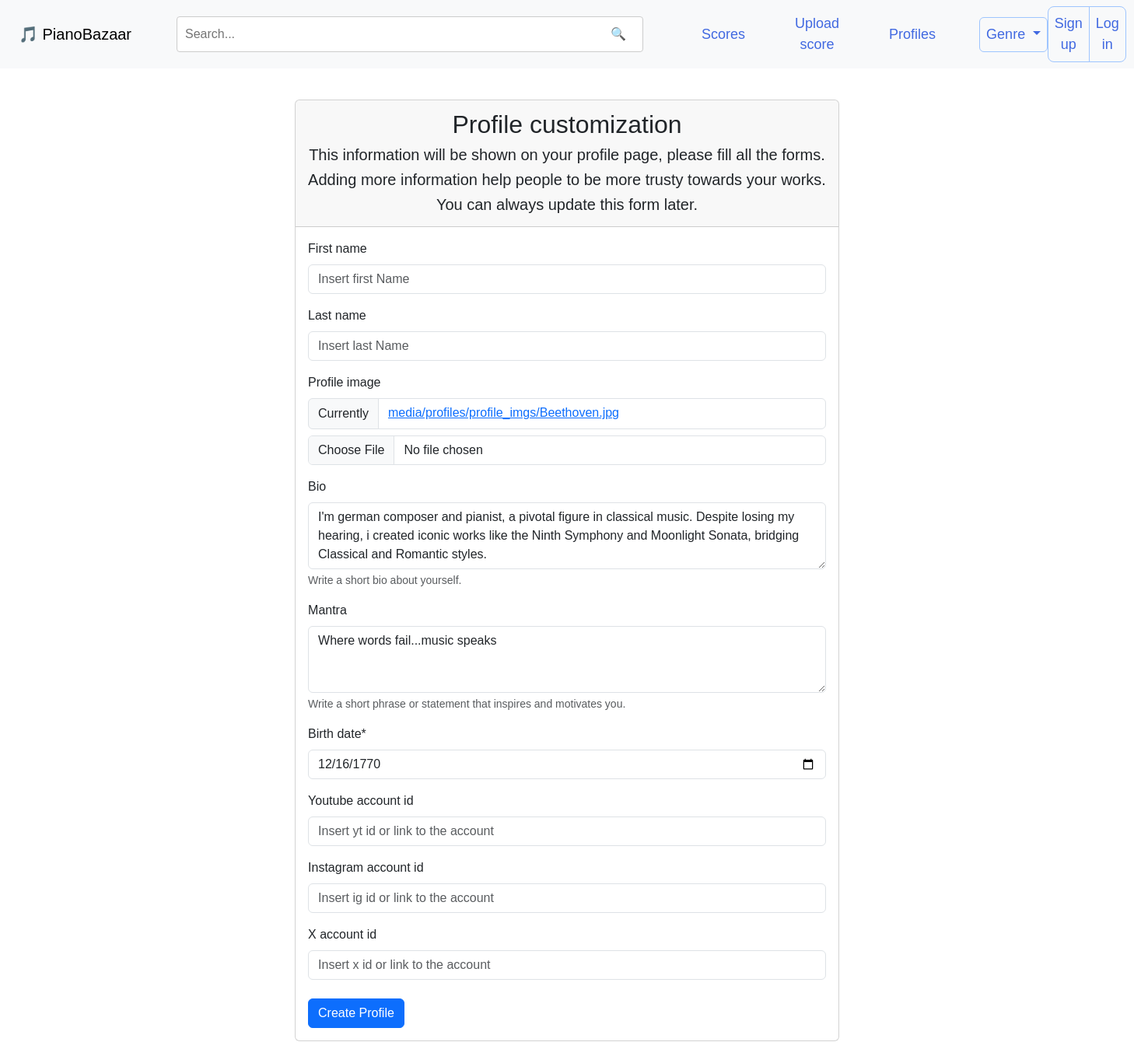
The app's page /profile/2996/ with its own data.
### sheetmusic/models.py (models this page shows, shortened)
class Profile(models.Model):
    user = models.OneToOneField(User, on_delete=models.CASCADE)
    profile_image = models.FileField(upload_to='media/profiles/profile_imgs', default='media/profiles/profile_imgs/profile-default.1024x1023.png', blank=True, null=True)
    bio = models.TextField(max_length=400, blank=True)
    mantra = models.TextField(max_length=100, blank=True)
    birth_date = models.DateField(null=True)
    youtube_account_id = models.CharField(max_length=30, blank=True, null=True)
    instagram_account_id = models.CharField(max_length=30, blank=True, null=True)
    x_account_id = models.CharField(max_length=30, blank=True, null=True)
    liked_scores = models.ManyToManyField('Score', related_name='liked_by', blank=True)
    shopping_cart = models.ManyToManyField('Score', related_name='in_shopping_cart', blank=True)
    purchased_scores = models.ManyToManyField('Score', through='Copy', blank=True, related_name='purchased_scores')

### PianoBazaar/views.py (the view, shortened to what this page needs)
# urls.py: path("profile/<pk>/", ProfileCreateView.as_view(), name="profile"),
class ProfileCreateView(SuccessMessageMixin, UpdateView):
    model = Profile
    form_class = ProfileCreationForm
    template_name = "registration/profile_create.html"
    success_url = reverse_lazy("login")
    def __init__(self, **kwargs):
        super().__init__(**kwargs)
        self.created_user = None

### sheetmusic/context_processor.py (called while the page is built, shortened)
def user_profile_context(request):
    context = {}
    if request.user.is_authenticated:
        try:
            context['user_profile'] = Profile.objects.get(user=request.user)
        except Profile.DoesNotExist:
            context['user_profile'] = None
    context['logout_modal'] = request.session.pop('logout_modal', None)
    return context

### templates/registration/profile_create.html (shortened to what this page needs)
{% extends 'base.html' %}
{% load crispy_forms_filters %}
{% block content %}
    <div class="d-flex justify-content-center mt-2">
        <div class="card">
            <div class="card-header">
                <h2 class="text-center mt-1 mb-2">Profile customization</h2>
                <h5 class="text-center">This information will be shown on your profile page, please fill all the forms.</h5>
                <h5 class="text-center">Adding more information help people to be more trusty towards your works.</h5>
                <h5 class="text-center">You can always update this form later.</h5>
            </div>
            <div class="card-body">
                <form method="post" enctype="multipart/form-data"> {% csrf_token %}
                    {{ form|crispy }}
                    <input type="submit" class="btn btn-primary mt-2" value="Create Profile">
                </form>
            </div>
        </div>
    </div><br><br><br><br>
{% endblock %}

### templates/base.html (shortened to what this page needs)
<!DOCTYPE html>
<html lang="en">
<head>
    {% block head %}
        <link href="https://cdn.jsdelivr.net/npm/bootstrap@5.3.3/dist/css/bootstrap.min.css" rel="stylesheet">
        <link href="https://cdnjs.cloudflare.com/ajax/libs/font-awesome/6.4.2/css/all.min.css" rel="stylesheet">
        {% load static %}
        <link rel="stylesheet" href="{% static 'css/style.css' %}">
        {% load crispy_forms_tags %}
    {% endblock %}
</head>
<body>
    <nav class="navbar navbar-expand-md navbar-light bg-light">
        <a class="navbar-brand ms-4 me-5" href="/sheetmusic">🎵 PianoBazaar</a>
        {% block search_form %}
            <form id="search-form" method="get" action="/sheetmusic/" class="d-flex">
                <label>
                    <input type="text" name="q" placeholder="Search..." value="{{ query }}">
                </label>
                <button id="search-button" type="submit">🔍</button>
            </form>
        {% endblock %}
            <ul class="navbar-nav d-flex">
                {% if page == 'scores' %}
                    <li class="nav-item ms-5">
                        <a class="nav-link btn btn-primary border border-primary-subtle" href="{% url 'sheetmusic:home' %}">Scores</a>
                    </li>
                {% else %}
                    <li class="nav-item ms-5">
                        <a class="nav-link btn btn-primary" href="{% url 'sheetmusic:home' %}">Scores</a>
                    </li>
                {% endif %}
                {% if not user.is_superuser %}
                    {% if user.is_authenticated %}
                        {% if page == 'upload score' %}
                            <li class="nav-item ms-5">
                                <a class="nav-link btn btn-primary border border-primary-subtle" href="{% url 'sheetmusic:score_upload' %}">Upload score</a>
                            </li>
                        {% else %}
                            <li class="nav-item ms-5">
                                <a class="nav-link btn btn-primary" href="{% url 'sheetmusic:score_upload' %}">Upload score</a>
                            </li>
                        {% endif %}
                    {% else %}
                        <li class="nav-item ms-5">
                                <a class="nav-link btn btn-primary" href="{% url 'login' %}?next=/sheetmusic/upload scores/">Upload score</a>
                        </li>
                    {% endif %}
                {% endif %}
                {% if page == 'profiles' %}
                    <li class="nav-item ms-5">
                        <a class="nav-link btn btn-primary border border-primary-subtle" href="{% url 'sheetmusic:profiles' %}">Profiles</a>
                    </li>
                {% else %}
                    <li class="nav-item ms-5">
                        <a class="nav-link btn btn-primary" href="{% url 'sheetmusic:profiles' %}">Profiles</a>
                    </li>
                {% endif %}
                    <li class="nav-item ms-5">
                        <div class="dropdown dropdown-center text-end">
                          <button type="button" class="nav-link btn btn-primary dropdown-toggle border border-primary-subtle" data-bs-toggle="dropdown">
                              Genre
                          </button>
                        </div>
                    </li>
            </ul>
        {% if user.is_authenticated %}
            {% if user.is_superuser %}
                <ul class="navbar-nav ms-auto me-4">
                    <li class="nav-item">
                        <div class="dropdown dropstart text-end">
                          <button type="button" class="nav-link btn btn-primary dropdown-toggle border border-primary-subtle" data-bs-toggle="dropdown">
                              {{ user.username }}
                          </button>
                          <ul class="dropdown-menu">
                              <li><a class="dropdown-item nav-link" href="{% url 'register-staff' %}">Create Staff Account</a></li>
                            <li><a class="dropdown-item nav-link" href="{% url 'logout' %}">Logout</a></li>
                          </ul>
                        </div>
                    </li>
                </ul>
            {% else %}
                <ul class="navbar-nav ms-auto me-4">
                    <li class="nav-item">
                        <div class="dropdown dropstart text-end">
                          <button type="button" class="nav-link btn btn-primary dropdown-toggle border border-primary-subtle" data-bs-toggle="dropdown">
                              {{ user.username }}
                          </button>
                          <ul class="dropdown-menu">
                            <li><a class="dropdown-item nav-link" href="{% url 'sheetmusic:arranger' pk=user_profile.id %}">My Profile</a></li>
                              <li><a class="dropdown-item nav-link" href="{% url 'sheetmusic:view_shopping_cart' pk=user_profile.id %}">My Shopping Cart</a></li>
                            <li><a class="dropdown-item nav-link" href="{% url 'sheetmusic:sales_insights' pk=user_profile.id %}">Sales Insights</a></li>
                            <li><a class="dropdown-item nav-link" href="{% url 'logout' %}">Logout</a></li>
                          </ul>
                        </div>
                    </li>
                </ul>
            {% endif %}
        {% else %}
            <ul class="navbar-nav ms-auto me-4">
                <li class="nav-item">
                    <div class="btn-group btn-group-lg">
                        <a id="sign_up_link_button" class="nav-link btn btn-primary border border-primary-subtle" href="{% url 'register' %}">Sign up</a>
                        <a id="login_link_button" class="nav-link btn btn-primary border border-primary-subtle" href="{% url 'login' %}">Log in</a>
                    </div>
                </li>
            </ul>
        {% endif %}
    </nav>
     <section class="container-fluid mt-3">
        {% block content %}{% endblock %}
    </section>
    <br><br>
</body>
</html>

### static/css/style.css (style rules this page uses)
body, html { margin: 0; padding: 0; height: 100%; font-family: Arial, sans-serif; display: flex; flex-direction: column; min-height: 100vh; box-sizing: border-box; }
.container-fluid { flex: 1; min-height: calc(100vh - 100px); padding: 1em 1em 100px; box-sizing: border-box; }
#search-form { margin: 10px 10px; display: flex; justify-content: center; align-items: center; gap: 0; }
#search-form input { padding: 10px; width: 600px; font-size: 16px; border: 1px solid #ccc; border-radius: 4px; margin-right: -53px; transition: box-shadow 0.3s ease; }
#search-button { padding: 5px 11px; background-color: white; color: white; border: none; border-radius: 4px; cursor: pointer; font-size: 16px; }
.navbar-nav .nav-item .nav-link { color: royalblue; font-size: 18px; }
.navbar-nav { margin-left: 20px; align-items: center; }

### records on screen
Profile: bio "I'm german composer and pianist, a pivotal figure in classical music. Despite losing my hearing, i created iconic works like the Ninth Symphony and Moonlight Sonata, bridging Classical and Romantic styles.", mantra "Where words fail...music speaks", birth_date "12/16/1770"
